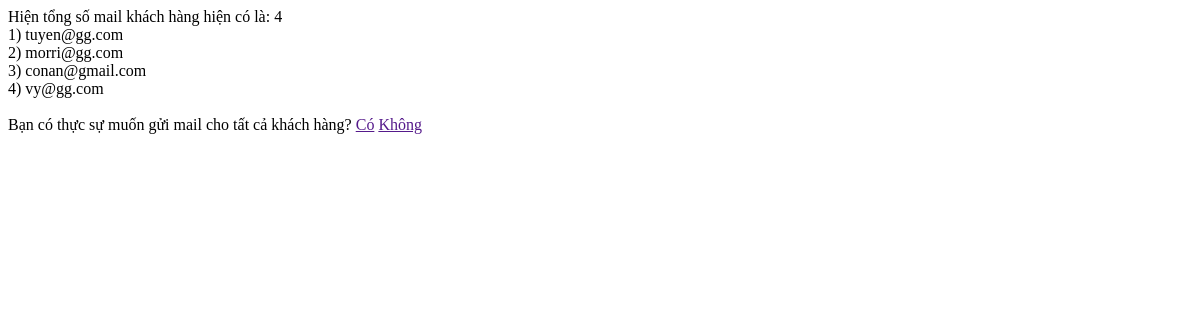
The page /admin/dashboard/mail/index.php on the database as committed earlier.
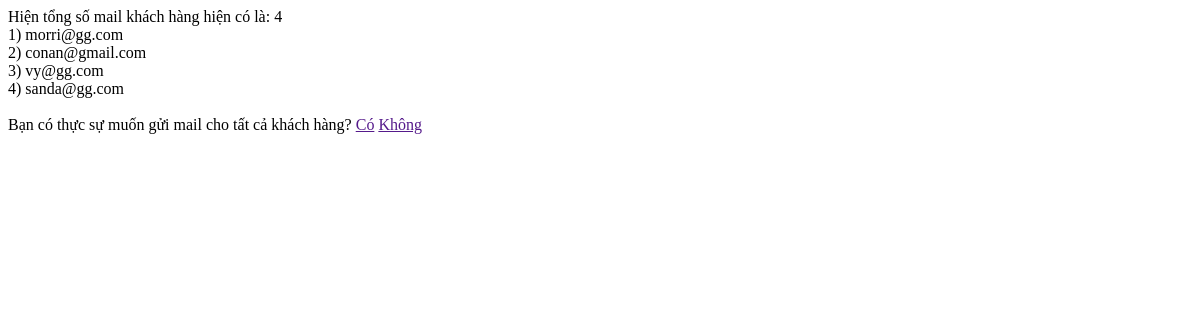
The same page on the database as committed later.
### tables this page shows
CREATE TABLE `khach_hang` (
  `ma` int(11) NOT NULL,
  `ten` varchar(100) NOT NULL,
  `gioi_tinh` tinyint(1) NOT NULL,
  `ngay_sinh` date NOT NULL,
  `email` varchar(100) NOT NULL,
  `sdt` varchar(12) NOT NULL,
  `dia_chi` varchar(100) NOT NULL,
  `mat_khau` varchar(50) NOT NULL,
  `cap_do` int(11) NOT NULL
);

### admin/dashboard/mail/index.php (the view, shortened to what this page needs)
<!DOCTYPE html>
<html>
<head>
</head>
<body>
	Hiện tổng số mail khách hàng hiện có là:
	<?php
	require '../../connect.php';
	$sql = "select * from khach_hang";
	$result = mysqli_query($connect, $sql);
	$so_email = mysqli_num_rows($result);
	echo $so_email;
	echo "<br>";
	$index = 0;
	foreach ($result as $row) {
		$index++;
		echo "$index) ";
		echo $row['email'];
		echo "<br>";
	}
	?>
	<br>
	Bạn có thực sự muốn gửi mail cho tất cả khách hàng?
	<a href="">Có</a>
	<a href="">Không</a>
</body>
</html>

Rows that differ between the two databases and show on the page:
removed khach_hang: email "tuyen@gg.com"
added khach_hang: email "sanda@gg.com"
